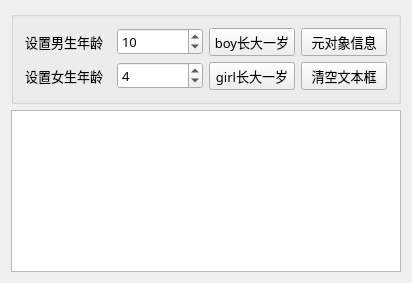
<?xml version="1.0" encoding="UTF-8"?>
<ui version="4.0">
 <class>Widget</class>
 <widget class="QWidget" name="Widget">
  <property name="geometry">
   <rect>
    <x>0</x>
    <y>0</y>
    <width>412</width>
    <height>283</height>
   </rect>
  </property>
  <property name="font">
   <font>
    <family>宋体</family>
    <pointsize>10</pointsize>
   </font>
  </property>
  <property name="windowTitle">
   <string>元对象系统特性</string>
  </property>
  <layout class="QVBoxLayout" name="verticalLayout">
   <item>
    <widget class="QGroupBox" name="groupBox">
     <property name="title">
      <string/>
     </property>
     <layout class="QGridLayout" name="gridLayout">
      <item row="0" column="0">
       <widget class="QLabel" name="labBoy">
        <property name="text">
         <string>设置男生年龄</string>
        </property>
       </widget>
      </item>
      <item row="0" column="1">
       <widget class="QSpinBox" name="spinBoy">
        <property name="minimum">
         <number>0</number>
        </property>
        <property name="maximum">
         <number>200</number>
        </property>
        <property name="value">
         <number>10</number>
        </property>
       </widget>
      </item>
      <item row="0" column="2">
       <widget class="QPushButton" name="btnBoyInc">
        <property name="text">
         <string>boy长大一岁</string>
        </property>
       </widget>
      </item>
      <item row="0" column="3">
       <widget class="QPushButton" name="btnClassInfo">
        <property name="text">
         <string>元对象信息</string>
        </property>
       </widget>
      </item>
      <item row="1" column="0">
       <widget class="QLabel" name="labGirl">
        <property name="text">
         <string>设置女生年龄</string>
        </property>
       </widget>
      </item>
      <item row="1" column="1">
       <widget class="QSpinBox" name="spinGirl">
        <property name="maximum">
         <number>200</number>
        </property>
        <property name="value">
         <number>4</number>
        </property>
       </widget>
      </item>
      <item row="1" column="2">
       <widget class="QPushButton" name="btnGirlInc">
        <property name="text">
         <string>girl长大一岁</string>
        </property>
       </widget>
      </item>
      <item row="1" column="3">
       <widget class="QPushButton" name="btnClear">
        <property name="text">
         <string>清空文本框</string>
        </property>
       </widget>
      </item>
     </layout>
    </widget>
   </item>
   <item>
    <widget class="QPlainTextEdit" name="textEdit"/>
   </item>
  </layout>
 </widget>
 <layoutdefault spacing="6" margin="11"/>
 <resources/>
 <connections/>
</ui>
